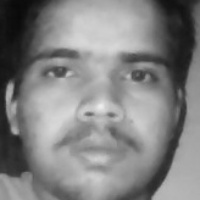
#> input picture data/jitendra/1.jpg, 200 x 200 px
$ python -i Detection.py   (imports and definitions only)
#> lines starting #> are read from the running program, lines starting #| are printed output that depends on the picture; after the words box and inside, x2 and y2 are one past the last pixel; in counts of white or black regions, pixels touching at a corner belong together
#> further down, picture is the input picture: shape (200, 200, 3); min 9, max 238, mean 129.8
import cv2
import numpy as np
from os import listdir
from os.path import isfile, join, isdir
import pandas as pd
from datetime import datetime


model = cv2.face.LBPHFaceRecognizer_create()
# [2 lines not run here, left out]

data_path = 'D:/face_detection/data/'
names = {}

label_count = 0
# [4 lines not run here, left out]


face_classifier = cv2.CascadeClassifier(cv2.data.haarcascades + 'haarcascade_frontalface_default.xml')

def face_detector(img, size=0.5):
#> called with size = 0.5
    gray = cv2.cvtColor(img, cv2.COLOR_BGR2GRAY)
    faces = face_classifier.detectMultiScale(gray, 1.3, 5)
#> faces = [[24, 20, 158, 158]]

    if len(faces) == 0:
        return img, None, None, None, None, None

    for (x, y, w, h) in faces:
        cv2.rectangle(img, (x, y), (x + w, y + h), (0, 255, 0), 2)
        roi = img[y:y + h, x:x + w]
        roi = cv2.resize(roi, (200, 200))
        return img, roi, x, y, w, h
#> this loop made 1 pass
#> pass 1, in face_detector, `roi = img[y:y + h, x:x + w]`:
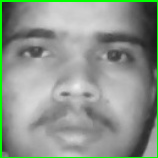
#> roi: shape (158, 158, 3); mean B, G, R 140.9, 150.5, 140.9
#> after the loop:
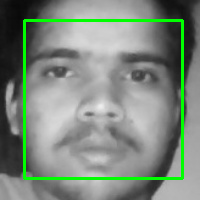
#> img: shape (200, 200, 3); 4.73% of pixels changed, all inside (x1, y1, x2, y2) = (23, 19, 184, 180)

def is_already_attended(name):
    file_path = 'D:/face_detection/attendance.xlsx'
    current_date = datetime.now().strftime("%Y-%m-%d")

    try:
        df = pd.read_excel(file_path)
        return ((df['Name'] == name) & (df['Date'] == current_date)).any()
    except FileNotFoundError:
        return False

def log_attendance(name):
    file_path = 'D:/face_detection/attendance.xlsx'
    current_time = datetime.now().strftime("%H:%M:%S")
    current_date = datetime.now().strftime("%Y-%m-%d")
    data = {'Name': [name], 'Date': [current_date], 'Time': [current_time]}
    df = pd.DataFrame(data)

    try:
        existing_df = pd.read_excel(file_path)
        df = pd.concat([existing_df, df], ignore_index=True)
        df.to_excel(file_path, index=False)
    except FileNotFoundError:
        df.to_excel(file_path, index=False)


# [35 lines not run here, left out]

>>> import cv2
>>> picture = cv2.imread('data/jitendra/1.jpg')
>>> result = face_detector(picture)
#> result = 6 items

$ run again, on data/jitendra/100.jpg
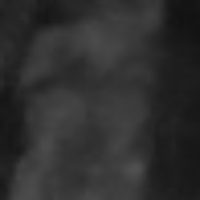
#> input picture data/jitendra/100.jpg, 200 x 200 px
#> picture is the input picture: shape (200, 200, 3); min 18, max 80, mean 46.7
#> faces = [[12, 13, 181, 181]]
#> the loop in face_detector, `for (x, y, w, h) in faces:` made 1 pass
#> pass 1, in face_detector, `roi = img[y:y + h, x:x + w]`:
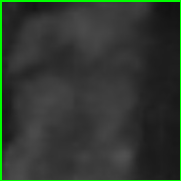
#> roi: shape (181, 181, 3); mean B, G, R 47.6, 56, 47.6
#> after the loop in face_detector, `for (x, y, w, h) in faces:`:
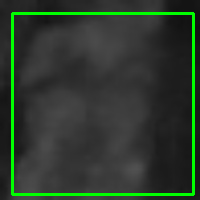
#> img: shape (200, 200, 3); 5.42% of pixels changed, all inside (x1, y1, x2, y2) = (11, 12, 195, 196)
#> result = 6 items
